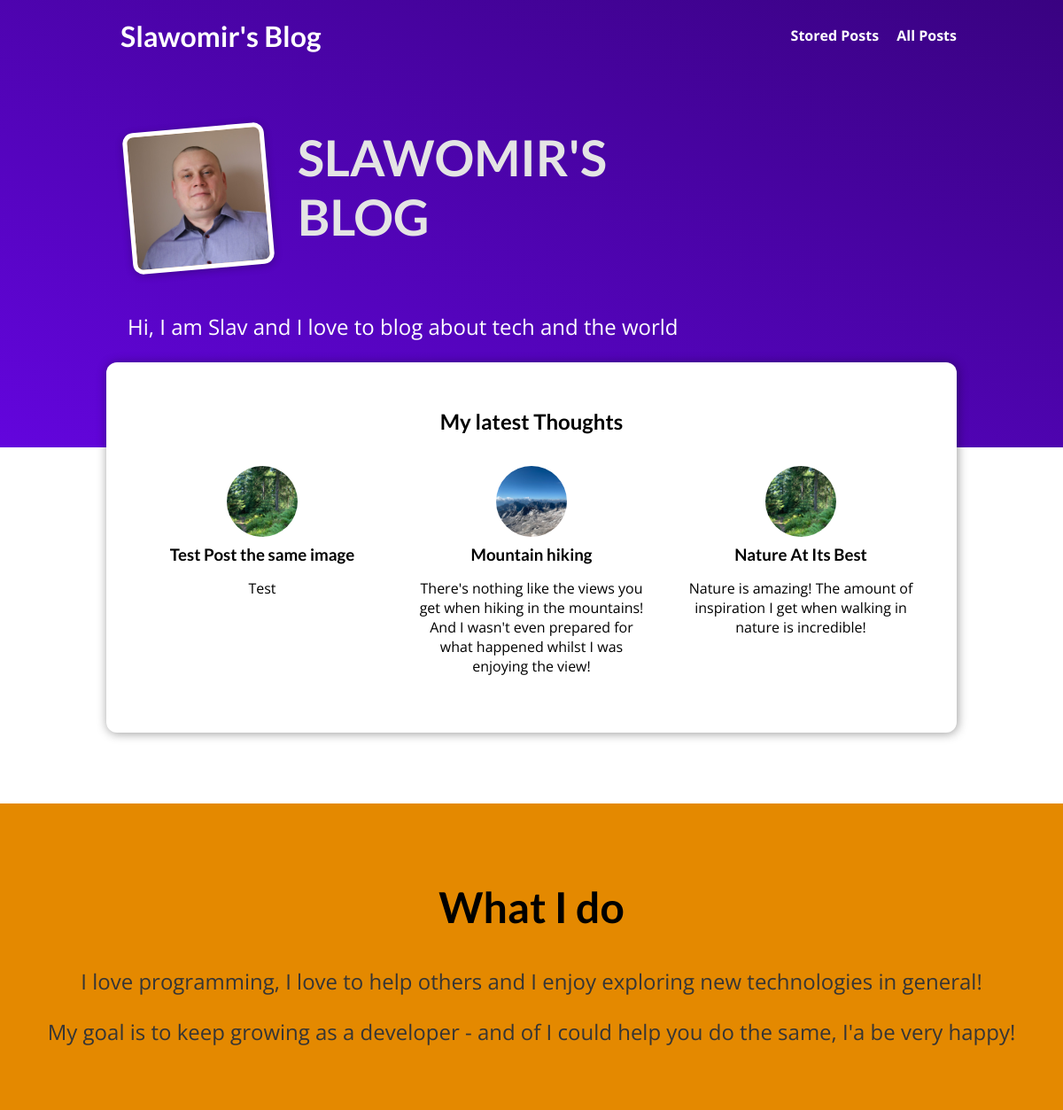
/, run on an earlier commit of the app's database.
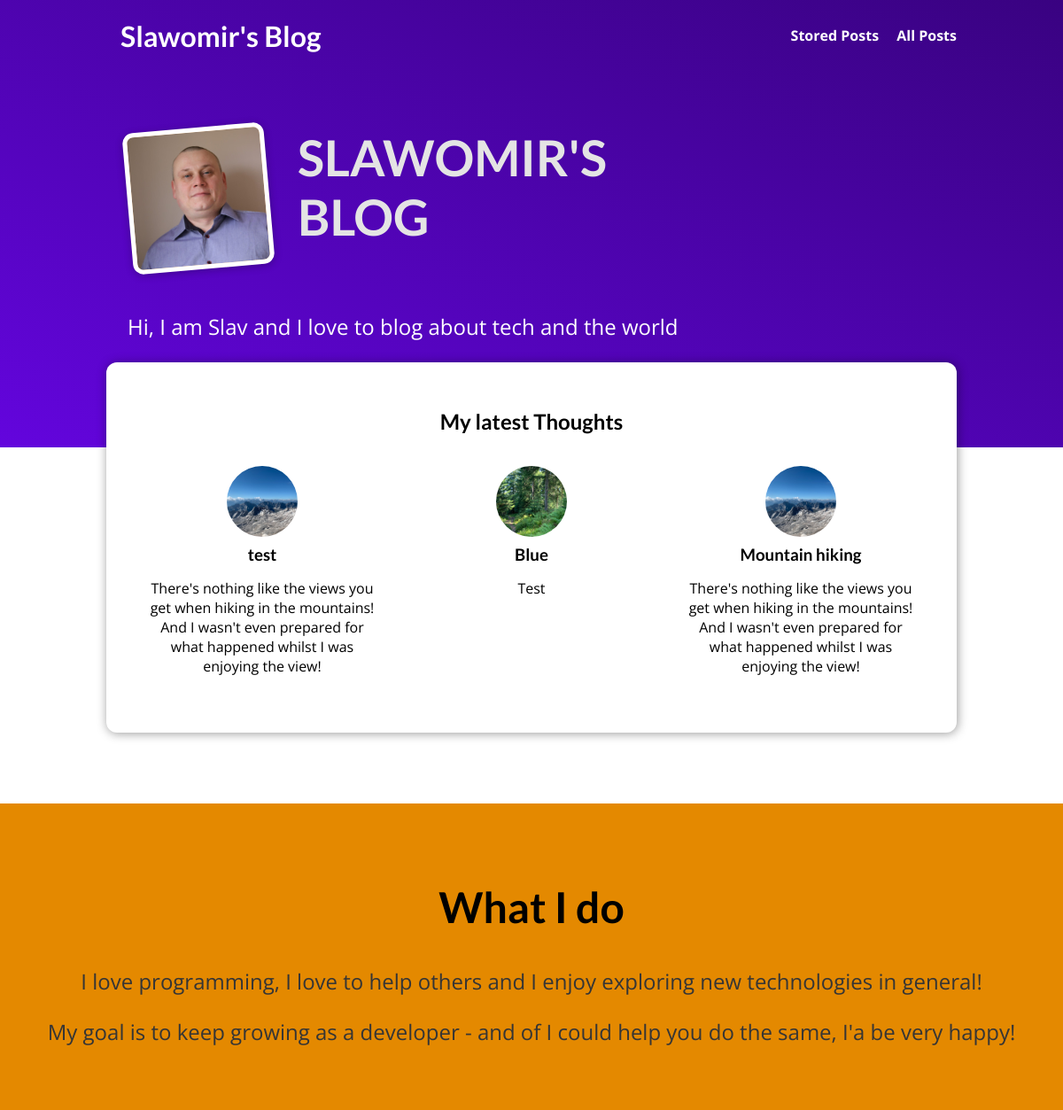
And on a later commit of the database.
### blog/models.py (models this page shows, shortened)
class Post(models.Model):
    title = models.CharField(max_length=50)
    excerpt = models.CharField(max_length=200)
    image = models.ImageField(upload_to=post_image_path, null=True)
    date = models.DateField(auto_now=True)
    slug = models.SlugField(unique=True, db_index=True)
    content = models.TextField(validators=[MinLengthValidator(10)])
    author = models.ForeignKey(
        Author, on_delete=models.SET_NULL, null=True, related_name="posts")
    tags = models.ManyToManyField(Tag)

### blog/views.py (the view)
# urls.py: path("", views.StartingPageView.as_view(), name="starting_page"),
class StartingPageView(ListView):
    template_name = "blog/index.html"
    model = Post
    ordering = ["-date"]
    def get_queryset(self):
        queryset = super().get_queryset()
        data = queryset[:3]
        return data

### blog/templates/blog/index.html (shortened to what this page needs)
{% extends "base.html" %}
{% load static %}
{% block css_files %}
<link rel="stylesheet" href="{% static 'blog/post.css' %}" />
<link rel="stylesheet" href="{% static 'blog/index.css' %}"/>
{% endblock %}
{% block content %}
<section id="welcome">
  <header>
    <img src="{% static 'blog/images/slav.jpeg' %}" alt="Max"/>
    <h2>SLAWOMIR'S BLOG</h2>
  </header>
  <p>Hi, I am Slav and I love to blog about tech  and the world</p>
</section>
<section id="latest-posts">
<h2>My latest Thoughts</h2>
<ul>
  {% for post in object_list %}
  {% include "blog/includes/post.html" %}
  {% endfor %}
</ul>
</section>
<section id="about">
  <h2>What I do</h2>
  <p>
    I love programming, I love to help others and I enjoy exploring new technologies in general!
  </p>
  <p>
    My goal is to keep growing as a developer - and of I could help you do the same, I'a be very happy!
  </p>
</section>
{% endblock %}

### blog/templates/blog/includes/post.html
<li>
    <article class="post">
      <a href="{% url 'post-detail-page' post.slug %}">
        <img src="{{ post.image.url }}" alt="{{ post.title }}" />
        <div class="post__content">
          <h3>{{ post.title }}</h3>
          <p>{{ post.excerpt }}</p>
        </div>
      </a>
    </article>
  </li>

What changed in the data, as far as the page shows it:
removed Post: image (picture), title "Test Post the same image", excerpt "Test"
changed Post: image: a different picture; title "Nature At Its Best" → "test"; excerpt "Nature is amazing! The amount of inspiration I get when walking in nature is incredible!" → "There's nothing like the views you get when hiking in the mountains! And I wasn't even prepared for what happened whilst I was enjoying the view!"; moves up the list
now on this page (row edited): Post: image (picture), title "Blue", excerpt "Test"
